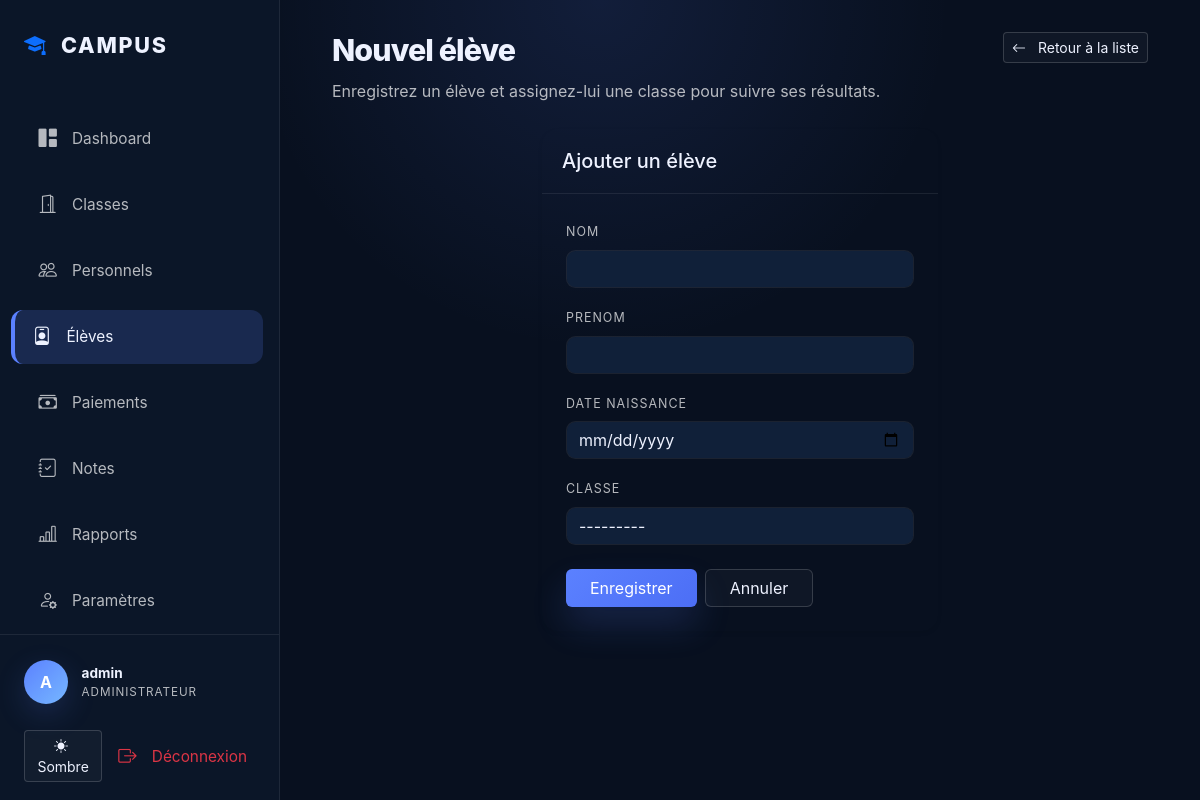
Screenshot of /eleves/ajouter/ (signed in) with the database file from the repository.
### my_app/models.py (models this page shows, shortened)
class Utilisateur(AbstractUser):
    ROLES = [
        ('administrateur', 'Administrateur'),
        ('responsable', 'Responsable'),
    ]
    SEXE = [
        ('homme', 'Homme'),
        ('femme', 'Femme'),
    ]
    role = models.CharField(max_length=20, choices=ROLES, blank=True, null=True)
    sexe = models.CharField(max_length=20, choices=SEXE, blank=True, null=True)
    contact = models.CharField(max_length=20, blank=True, null=True)
    objects = UtilisateurManager()

### my_app/views.py (the view)
# urls.py: path('eleves/ajouter/', ajouter_eleve, name='ajouter_eleve'),
@login_required
def ajouter_eleve(request):
    if request.method == "POST":
        form = EleveForm(request.POST)
        if form.is_valid():
            form.save()
            return redirect('liste_eleves')
    else:
        form = EleveForm()
    return render(request, 'ajouter_eleve.html', {'form': form})

### my_app/forms.py
class EleveForm(forms.ModelForm):
    class Meta:
        model = Eleve
        fields = ['nom', 'prenom', 'date_naissance', 'classe']
        widgets = {
            'nom': forms.TextInput(attrs={'class': 'form-control'}),
            'prenom': forms.TextInput(attrs={'class': 'form-control'}),
            'date_naissance': forms.DateInput(attrs={'class': 'form-control', 'type': 'date'}),
            'classe': forms.Select(attrs={'class': 'form-control'}),
        }

### my_app/templates/ajouter_eleve.html (shortened to what this page needs)
{% extends "base.html" %}
{% block content %}
<div class="page-header mb-4">
    <div>
        <h1>Nouvel élève</h1>
        <p class="text-muted">Enregistrez un élève et assignez-lui une classe pour suivre ses résultats.</p>
    </div>
    <a href="{% url 'liste_eleves' %}" class="btn btn-outline-light btn-sm">
        <i class="bi bi-arrow-left me-2"></i> Retour à la liste
    </a>
</div>
<div class="row justify-content-center">
    <div class="col-md-6">
        <div class="card shadow-sm border-0">
            <div class="card-header">
                <h5 class="card-title mb-0">Ajouter un élève</h5>
            </div>
            <div class="card-body p-4">
                <form method="post">
                    {% for field in form %}
                        <div class="mb-3">
                            <label class="form-label">{{ field.label }}</label>
                            {{ field }}
                        </div>
                    {% endfor %}
                    <div class="d-flex gap-2 mt-4">
                        <button type="submit" class="btn btn-primary px-4">Enregistrer</button>
                        <a href="{% url 'liste_eleves' %}" class="btn btn-outline-light px-4">Annuler</a>
                    </div>
                </form>
            </div>
        </div>
    </div>
</div>
{% endblock %}

### my_app/templates/base.html (shortened to what this page needs)
<!DOCTYPE html>
<html lang="fr">
<head>
    <link href="https://cdn.jsdelivr.net/npm/bootstrap@5.3.0/dist/css/bootstrap.min.css" rel="stylesheet">
    <link rel="stylesheet" href="https://cdn.jsdelivr.net/npm/bootstrap-icons@1.11.1/font/bootstrap-icons.css">
</head>
<body>
    <div class="wrapper">
        <nav id="sidebar">
            <div class="sidebar-header">
                <i class="bi bi-mortarboard-fill text-primary"></i>
                Campus
            </div>
            <div class="nav flex-column mt-3">
                {% if user.is_authenticated %}
                    <a href="{% if user.role == 'administrateur' %}{% url 'admin_dashboard' %}{% else %}{% url 'responsable_dashboard' %}{% endif %}" class="nav-link ">
                        <i class="bi bi-grid-1x2-fill"></i> Dashboard
                    </a>
                    {% if user.role == 'administrateur' %}
                        <a href="{% url 'liste_classes' %}" class="nav-link {% if 'classe' in request.path %}active{% endif %}">
                            <i class="bi bi-door-open"></i> Classes
                        </a>
                        <a href="{% url 'liste_responsables' %}" class="nav-link {% if 'responsables' in request.path %}active{% endif %}">
                            <i class="bi bi-people"></i> Personnels
                        </a>
                    {% endif %}
                    <a href="{% url 'liste_eleves' %}" class="nav-link {% if 'eleve' in request.path %}active{% endif %}">
                        <i class="bi bi-person-badge"></i> Élèves
                    </a>
                    <a href="{% url 'liste_paiements' %}" class="nav-link {% if 'paiement' in request.path %}active{% endif %}">
                        <i class="bi bi-cash-stack"></i> Paiements
                    </a>
                    <a href="{% url 'liste_notes' %}" class="nav-link {% if 'note' in request.path %}active{% endif %}">
                        <i class="bi bi-journal-check"></i> Notes
                    </a>
                    {% if user.role == 'administrateur' %}
                        <a href="{% url 'rapports' %}" class="nav-link {% if 'rapports' in request.path %}active{% endif %}">
                            <i class="bi bi-bar-chart-line"></i> Rapports
                        </a>
                    {% endif %}
                    <a href="{% url 'profile' %}" class="nav-link {% if 'profile' in request.path %}active{% endif %}">
                        <i class="bi bi-person-gear"></i> Paramètres
                    </a>
                {% else %}
                    <a href="{% url 'login' %}" class="nav-link">
                        <i class="bi bi-box-arrow-in-right"></i> Connexion
                    </a>
                {% endif %}
            </div>
            <div class="sidebar-footer">
                {% if user.is_authenticated %}
                    <div class="user-profile mb-3">
                        <div class="user-avatar">
                            {{ user.username|first|upper }}
                        </div>
                        <div class="user-info">
                            <span class="name">{{ user.get_full_name|default:user.username }}</span>
                            <span class="role">{{ user.role|upper }}</span>
                        </div>
                    </div>
                    <div class="d-flex gap-2 mb-2">
                        <button id="themeToggle" class="btn btn-sm btn-outline-light" title="Basculer thème">
                        </button>
                        <a href="{% url 'logout' %}" class="nav-link text-danger m-0 p-2">
                            <i class="bi bi-box-arrow-right"></i> Déconnexion
                        </a>
                    </div>
                {% endif %}
            </div>
        </nav>
        <main class="main-content">
            <div class="container-fluid">
                {% block content %}{% endblock %}
            </div>
        </main>
    </div>
</body>
</html>

### my_app/templates/base.html (style rules this page uses)
:root { --bg-color: #08101f; --surface: #102039; --card-bg: #15203a; --sidebar-bg: #0b1628; --accent-color: #5b81ff; --accent-soft: rgba(91, 129, 255, 0.18); --text-main: #eef2ff; --text-muted: rgba(255,255,255,0.70); --text-muted-weak: rgba(255,255,255,0.48); --border-color: rgba(255, 255, 255, 0.08); }
* { box-sizing: border-box; }
body { background: radial-gradient(circle at top, rgba(91, 129, 255, 0.12), transparent 35%), var(--bg-color); color: var(--text-main); font-family: 'Inter', system-ui, -apple-system, BlinkMacSystemFont, sans-serif; margin: 0; min-height: 100vh; overflow-x: hidden; }
.wrapper { display: flex; min-height: 100vh; }
#sidebar { width: 280px; background-color: var(--sidebar-bg); border-right: 1px solid var(--border-color); display: flex; flex-direction: column; position: fixed; height: 100vh; z-index: 1000; padding-bottom: 1.5rem; }
.main-content { flex: 1; margin-left: 280px; padding: 2rem 2.5rem; min-height: 100vh; }
.sidebar-header { padding: 1.8rem 1.5rem; font-weight: 800; font-size: 1.35rem; color: var(--text-main); display: flex; align-items: center; gap: 0.85rem; text-transform: uppercase; letter-spacing: 0.08em; }
.nav-link { color: var(--text-muted); padding: 0.85rem 1.4rem; display: flex; align-items: center; gap: 0.95rem; transition: all 0.2s ease; border-radius: 12px; margin: 0.35rem 1rem; font-size: 0.96rem; }
.nav-link.active { color: var(--text-main); background-color: var(--accent-soft); border-left: 4px solid var(--accent-color); margin-left: 0.7rem; padding-left: 1.1rem; }
.nav-link i { font-size: 1.15rem; }
.sidebar-footer { margin-top: auto; padding: 1rem 1.5rem; border-top: 1px solid var(--border-color); }
.user-profile { display: flex; align-items: center; gap: 0.85rem; padding: 0.6rem 0; }
.user-avatar { width: 44px; height: 44px; background: linear-gradient(135deg, #5b81ff 0%, #76b7ff 100%); border-radius: 50%; display: inline-flex; align-items: center; justify-content: center; font-weight: 700; color: #fff; box-shadow: 0 10px 30px rgba(91,129,255,0.18); }
.user-info { font-size: 0.85rem; }
.user-info .name { display: block; font-weight: 700; }
.user-info .role { display: block; color: var(--text-muted); font-size: 0.73rem; text-transform: uppercase; letter-spacing: 0.08em; }
.card { background-color: var(--card-bg); border: 1px solid rgba(255,255,255,0.08); border-radius: 1rem; color: var(--text-main); box-shadow: 0 18px 45px rgba(0, 0, 0, 0.15); }
.card-header { border-bottom: 1px solid rgba(255,255,255,0.08); background: transparent; padding: 1.25rem; }
.page-header { display: flex; justify-content: space-between; align-items: flex-start; gap: 1rem; margin-bottom: 1.75rem; }
.page-header h1 { margin: 0; font-size: clamp(1.9rem, 2.3vw, 2.7rem); font-weight: 800; letter-spacing: -0.03em; }
.page-header p { margin: 0.6rem 0 0; color: var(--text-muted); max-width: 52rem; line-height: 1.7; }
.text-muted { color: var(--text-muted) !important; }
.card, .card-body { background: transparent; }
.card.shadow, .card.shadow-sm { box-shadow: 0 18px 45px rgba(0,0,0,0.12); }
.form-control, .form-select, .form-check-input { background-color: var(--surface) !important; border: 1px solid rgba(255,255,255,0.10) !important; color: var(--text-main) !important; border-radius: 0.6rem !important; }
.form-control::placeholder { color: var(--text-muted-weak) !important; }
.form-control, .form-select { border: 1px solid rgba(255,255,255,0.08) !important; background-color: var(--surface) !important; }
.form-control, .form-select, .form-check-input { background-color: var(--surface); border: 1px solid rgba(255,255,255,0.12); color: var(--text-main); border-radius: 0.9rem; transition: border-color 0.2s ease, box-shadow 0.2s ease; }
.form-label { color: var(--text-muted); letter-spacing: 0.08em; font-size: 0.78rem; text-transform: uppercase; }
.btn-primary { background: linear-gradient(135deg, #5b81ff 0%, #4c6ef5 100%); border: none; box-shadow: 0 18px 35px rgba(91,129,255,0.18); }
.btn-outline-light { color: var(--text-main); border-color: rgba(255,255,255,0.16); background: rgba(255,255,255,0.03); }

### rows the page displays
Utilisateur: username|first "A", get_full_name "admin", role "ADMINISTRATEUR"

### other values shown
{{ field.label }} "NOM" "PRENOM" "DATE NAISSANCE" "CLASSE"
